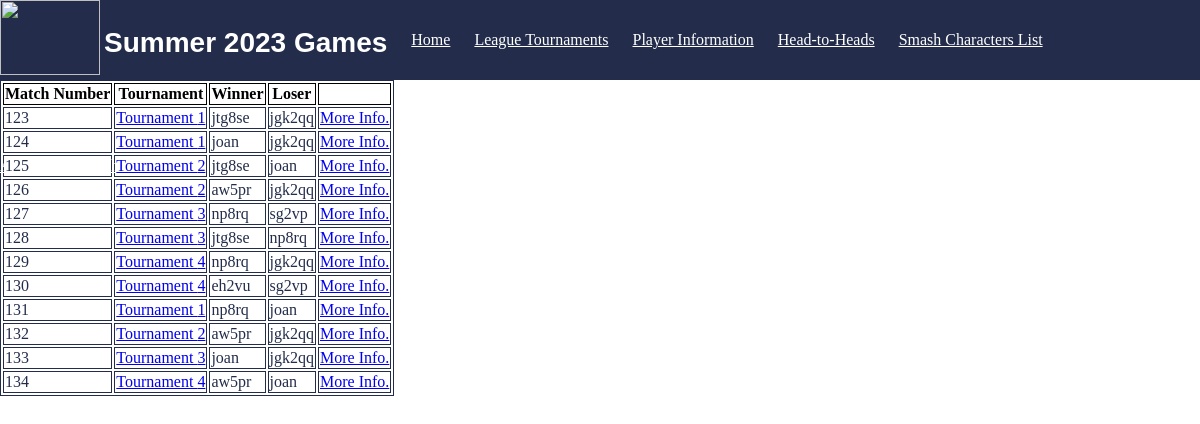
The app's page /get-games, older data.
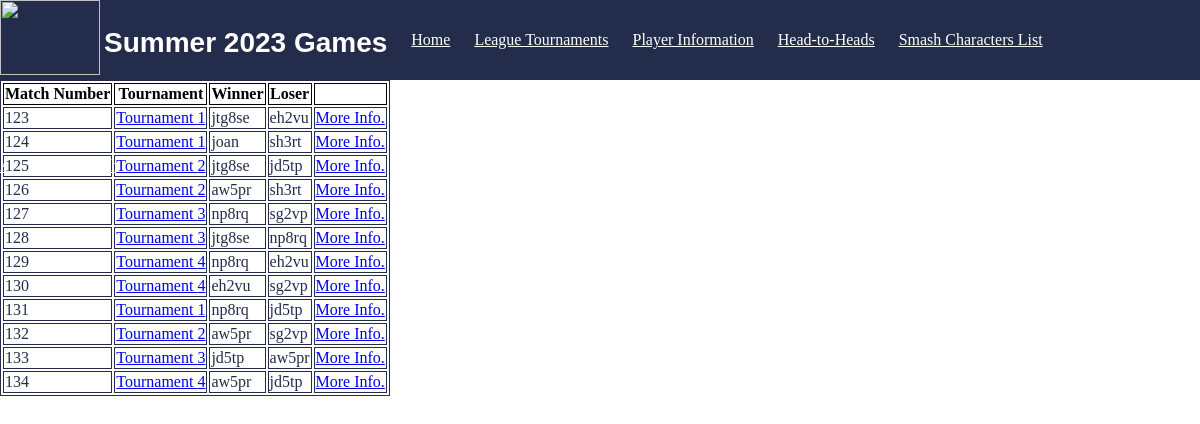
The same page, newer data.
### tables this page shows
CREATE TABLE game (
	GameID int NOT NULL,
	Duration int,
	Winner tinytext,
	Loser tinytext,
	TourneyNum int,
	PRIMARY KEY (GameID),
	FOREIGN KEY (TourneyNum) REFERENCES tournament(TourneyNum),
	FOREIGN KEY (Winner) REFERENCES player(ComputingID),
	FOREIGN KEY (Loser) REFERENCES player(ComputingID)
);

### run.py (the view)
@app.route("/get-games")
def get_games():
    connection_obj = sqlite3.connect('project.db')
    cursor_obj = connection_obj.cursor()
    cursor_obj.execute("SELECT * FROM game ")  # LIMIT 1000000")
    output = cursor_obj.fetchall()
    cursor_obj.execute("SELECT * FROM player ")
    player = cursor_obj.fetchall()
    connection_obj.close()
    return render_template("get-games.html", game=output, player=player)

### templates/get-games.html
<!DOCTYPE html>
<html>
<nav class="navigation-bar">
    <img src="{{url_for('static', filename='smashLogo.png')}}"  style="width:100px;height:75px;"/>
    <h2>Summer 2023 Games</h2>
    <a href="/" >Home</a>
    <a href="/get-tournaments" >League Tournaments</a>
    <a href="/get-players">Player Information</a>
    <a href="/get-games">Head-to-Heads</a>
    <a href="/character">Smash Characters List</a>
    <a href="/about">About UVa Smash Club</a>
</nav>
<head>
    <link rel="stylesheet" href='/css/main.css' />
</head>
<body>
    <table class="column">
      <tr>
        <th>Match Number</th>
        <th>Tournament</th>
        <th>Winner</th>
          <th>Loser</th>
          <th></th>
      </tr>
        {% for i in game %}
      <tr>
          <td> {{i[0]}}</td>
          <td> <a href="/tournament/{{i[5]}}">Tournament {{i[4]}}  </a></td>
          <td> {{i[2]}}</td>
          <td> {{i[3]}}</td>
          <td><a href="/game/{{i[0]}}">More Info.</a></td>
      </tr>
        {% endfor %}
    </table>
</body>
</html>

### css/main.css (style rules this page uses)
body { background: White; margin-top: 50px; margin-left: 100px; }
h2 { font-family: Verdana, Geneva, sans-serif; font-size: 1.75em; color: White; }
body { color: #232D4B; }
th, td { border-color: black; }
table, th, td { border: 1px solid; }
th { color: black; }
.navigation-bar { width: 100%; height: 80px; background-color: #232D4B; }
.navigation-bar > h2 { display: inline-block; vertical-align: top; margin-right: 20px; height: 80px; line-height: 40px; }
.navigation-bar > a { display: inline-block; vertical-align: top; margin-right: 20px; height: 40px; line-height: 80px; color: White; }
html { display: table; margin: auto; }
body { display: table-cell; vertical-align: middle; border: 20px; }

Row changes from the older to the newer data that the page shows:
changed game id 123: Loser "jgk2qq" → "eh2vu"
changed game "joan": Loser "jgk2qq" → "sh3rt"
changed game id 125: Loser "joan" → "jd5tp"
changed game id 126: Loser "jgk2qq" → "sh3rt"
changed game id 129: Loser "jgk2qq" → "eh2vu"
changed game id 131: Loser "joan" → "jd5tp"
changed game id 132: Loser "jgk2qq" → "sg2vp"
changed game id 133: Winner "joan" → "jd5tp"; Loser "jgk2qq" → "aw5pr"
changed game id 134: Loser "joan" → "jd5tp"
